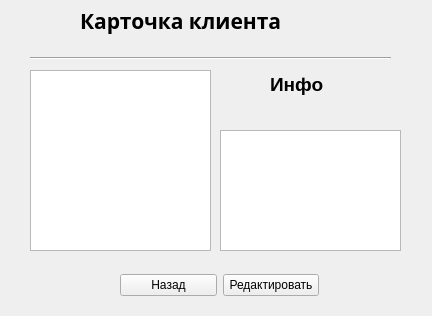
<?xml version="1.0" encoding="UTF-8"?>
<ui version="4.0">
 <class>Form</class>
 <widget class="QWidget" name="Form">
  <property name="geometry">
   <rect>
    <x>0</x>
    <y>0</y>
    <width>432</width>
    <height>316</height>
   </rect>
  </property>
  <property name="windowTitle">
   <string>Form</string>
  </property>
  <widget class="QLabel" name="label">
   <property name="geometry">
    <rect>
     <x>80</x>
     <y>0</y>
     <width>256</width>
     <height>41</height>
    </rect>
   </property>
   <property name="font">
    <font>
     <family>Amiri</family>
     <pointsize>16</pointsize>
     <weight>75</weight>
     <bold>true</bold>
    </font>
   </property>
   <property name="text">
    <string>Карточка клиента</string>
   </property>
  </widget>
  <widget class="Line" name="line">
   <property name="geometry">
    <rect>
     <x>30</x>
     <y>50</y>
     <width>361</width>
     <height>16</height>
    </rect>
   </property>
   <property name="font">
    <font>
     <pointsize>30</pointsize>
     <weight>75</weight>
     <bold>true</bold>
    </font>
   </property>
   <property name="orientation">
    <enum>Qt::Horizontal</enum>
   </property>
  </widget>
  <widget class="QListWidget" name="listWidget">
   <property name="geometry">
    <rect>
     <x>30</x>
     <y>70</y>
     <width>181</width>
     <height>181</height>
    </rect>
   </property>
  </widget>
  <widget class="QLabel" name="label_2">
   <property name="geometry">
    <rect>
     <x>270</x>
     <y>70</y>
     <width>67</width>
     <height>28</height>
    </rect>
   </property>
   <property name="font">
    <font>
     <pointsize>14</pointsize>
     <weight>75</weight>
     <bold>true</bold>
    </font>
   </property>
   <property name="text">
    <string>Инфо</string>
   </property>
  </widget>
  <widget class="QListView" name="listView">
   <property name="geometry">
    <rect>
     <x>220</x>
     <y>130</y>
     <width>181</width>
     <height>121</height>
    </rect>
   </property>
  </widget>
  <widget class="QWidget" name="">
   <property name="geometry">
    <rect>
     <x>120</x>
     <y>270</y>
     <width>199</width>
     <height>30</height>
    </rect>
   </property>
   <layout class="QHBoxLayout" name="horizontalLayout">
    <item>
     <widget class="QPushButton" name="pushButton">
      <property name="text">
       <string>Назад</string>
      </property>
     </widget>
    </item>
    <item>
     <widget class="QPushButton" name="pushButton_2">
      <property name="text">
       <string>Редактировать</string>
      </property>
     </widget>
    </item>
   </layout>
  </widget>
 </widget>
 <resources/>
 <connections/>
</ui>
